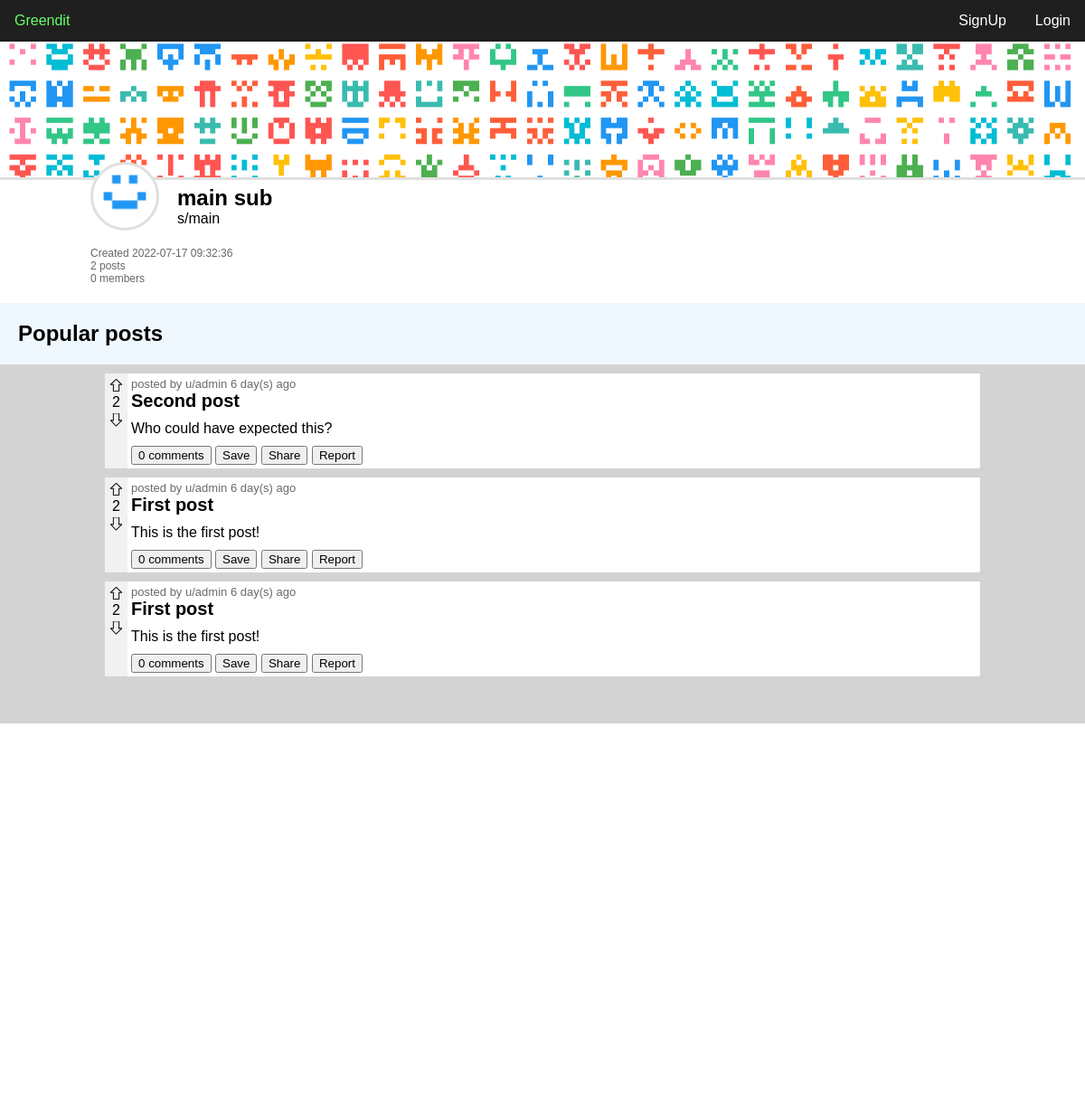
/subs.php?name=main, run on the app's committed database.
### tables this page shows
create table if not exists communities (
    community_id int not null auto_increment,
    name varchar(45) not null,
    shortname varchar(24) not null,
    user_id int not null,
    created_at datetime not null default current_timestamp,
    primary key (community_id),
    index fk_user_idx (user_id asc) visible,
    constraint fk_user_id foreign key (user_id) references users (user_id)
);

create table if not exists posts (
    post_id int not null auto_increment,
    title varchar(45) not null,
    content text not null,
    hash varchar(6) not null,
    user_id int not null,
    community_id int not null,
    created_at datetime not null default current_timestamp,
    primary key (post_id),
    index fk_posts_users (user_id asc) visible,
    index fk_community1_idx (community_id asc) visible,
    constraint fk_posts_users foreign key (user_id) references users (user_id),
    constraint fk_community1 foreign key (community_id) references communities (community_id) on delete cascade
);

create table if not exists users (
    user_id int not null auto_increment,
    email varchar(45) null default null,
    username varchar(45) not null,
    password varchar(256) not null,
    created_at datetime not null default current_timestamp,
    primary key (user_id)
);

### config/db_connect.php (called while the page is built, shortened)
<?php
    $conn = new mysqli('127.0.0.1', 'root', '', 'greendit');
    function query($sql) {
        global $conn;
        $result = $conn->query($sql);
        return $result->fetch_all(MYSQLI_ASSOC);
    }
    function rows($sql) {
        global $conn;
        $result = $conn->query($sql);
        return $result->num_rows;
    }
    function row($sql) {
        global $conn;
        $result = $conn->query($sql);
        return $result->fetch_assoc();
    }
?>

### require/feed.php (the view, shortened to what this page needs)
<?php
    function postHTML($post, $show_community = true, $show_user = true) {
        $user = row('select * from users where user_id=' . $post['user_id']);
        $comments = rows('select * from comments where post_id=' . $post['post_id']);
        $likes = rows('select * from post_likes where post_id=' . $post['post_id']);
        $dislikes = rows('select * from post_dislikes where post_id=' . $post['post_id']);
        $totalLikes = $likes - $dislikes;
        $date = $post['created_at'];
        $datediff = time() - strtotime($date);
        $date = round($datediff / (60 * 60 * 24));
        $liked = 0;
        $disliked = 0;
        $post_head = '<div class="head">';
        if ($show_user) {
            $post_head .= 'posted by
            <a href="user/'.$user['username'].'">
            u/'. $user['username'] . '
            </a>';
        }
        $post_head .= $date . ' day(s) ago </div>';
        echo '
        <div class="post" data-id="'.$post['post_id'].'">
            <div class="left">
                <div class="arrow-wrapper">
                    <button class="upvote"><img src="resources/upvote'.($liked?'_full':'').'.svg"></button>
                    <span class="like-count">'.$totalLikes.'</span>
                    <button class="downvote"><img src="resources/downvote'.($disliked?'_full':'').'.svg"></button>
                </div>
            </div>
            <div class="right">
                '.$post_head.'
                <h2>' . $post['title'] . '</h2>
                <p>' . $post['content'] . '</p>
                <div class="footer">
                    <button class="comment-btn">' . $comments . ' comments</button>
                    <button class="save-btn">Save</button>
                    <button class="share-btn">Share</button>
                    <button class="report-btn">Report</button>
                </div>
            </div>
        </div>
        ';
    }
?>

### require/header.php (shortened to what this page needs)
<!DOCTYPE html>
<html>
<head>
    <link rel="stylesheet" href="css/nav.css">
    <link rel="stylesheet" href="css/feed.css">
    <link rel="stylesheet" href="css/main.css">
    <link rel="stylesheet" href="css/form.css">
    <link rel="stylesheet" href="css/user.css">
    <link rel="stylesheet" href="css/footer.css">
</head>
<body>
    <header>
        <?php require 'nav.php'; ?>
    </header>

### require/nav.php (shortened to what this page needs)
<nav>
    <a href="index.php" class="green">Greendit</a>
    <?php
        if (isset($_SESSION['username'],$_SESSION['user_id'])) {
            $username = $_SESSION['username'];
            echo '<a href="user/'.$username.'">u/'. $username . '</a>';
            echo '<a href="logout.php">Logout</a>';
        } else {
            echo '<a href="login.php">Login</a>';
            echo '<a href="register.php">SignUp</a>';
        }
    ?>
</nav>

### subs.php (shortened to what this page needs)
<?php require('require/header.php'); ?>
<link rel="stylesheet" href="css/community.css">
<?php
    $name = $_GET['name'];
    require_once('config/db_connect.php');
    $community = row('select * from communities where shortname = "' . $name . '"');
    function plural($word,$num) {
        return $word.'s';
    }
    $posts = rows('select * from posts where community_id = ' . $community['community_id']);
    $users = rows('select * from joined_communities where community_id = ' . $community['community_id']);
    echo '
    <div class="community-header">
        <img class="community-background" src="resources/community.png" alt="">
        <div class="community-banner">
            <img class="community-pfp" src="resources/com.png" alt="">
            <div class="community-banner-main">
                <div class="top">
                    <h2>' . $community['name'] . '</h2>
                </div>
                <a href="subs/' . $community['shortname'] . '">s/' . $community['shortname'] . '</a>
            </div>
        </div>
        <div class="community-main">
            <div class="community-stats">
                <p>Created ' . $community['created_at'] . '</p>
                <p>' . $posts . ' '.plural('post',$posts).'</p>
                <p>' . $users . ' '.plural('member',$users).'</p>
            </div>
        </div>
    </div>
    ';
?>
<main>
    <h2>Popular posts</h2>
    <div id="feed">
        <?php
            require 'require/feed.php';
            if (!isset($_GET['post_hash'],$_GET['comment_hash'])) {
                $sql = 'select * from posts where community_id='.$community['community_id'].' order by post_id desc';
                $posts = query($sql);
                foreach ($posts as $post) {
                    postHTML($post,false);
                }
            }
            postHTML($post,false);
        ?>
    </div>
</main>
<?php require('require/footer.php'); ?>

### require/footer.php
<footer>
    <p>Daniel Bengl &copy; 2022</p>
</footer>
</body>
</html>

### css/nav.css (style rules this page uses)
:root { font-family: 'Lucida Sans', 'Lucida Sans Regular', 'Lucida Grande', 'Lucida Sans Unicode', Geneva, Verdana, sans-serif; }
body, html { margin: 0; font-family: Arial, Helvetica, sans-serif; overflow-x: hidden; }
header nav { overflow: hidden; background-color: rgb(31, 31, 31); }
header nav a { float: right; color: #ffffff; text-align: center; padding: 14px 16px; text-decoration: none; font-size: 1em; }
header nav a:first-child { float: left; }

### css/feed.css (style rules this page uses)
main { padding: 0 20px 0 20px; min-height: 100%; display: flex; flex-direction: column; }
#feed { padding: 0 0 0 0; background-color: lightgray; margin: 0 -20px 0 -20px; padding: 10px 10% 10px 10%; flex-grow: 1; }
.post { background-color: white; border-radius: 2px; margin-bottom: 10px; display: flex; }
.post h2 { margin-bottom: 0; margin-top: 0; font-size: 20px; }
.post .right p { margin-top: 10px; margin-bottom: 10px; }
.like-count { text-align: center; }
.post .left { float: left; background-color: #f1f1f1; border-top-left-radius: 2px; border-bottom-left-radius: 2px; padding: 6px; }
.right { padding: 4px; padding-right: 10px; }
.post .head { color: #696969; font-size: 13px; }
.post .head a { color: #696969; text-decoration: none; }
.arrow-wrapper { display: flex; flex-direction: column; }
.arrow-wrapper button { border: 0; background: none; font-weight: bold; padding: 0; width: 13px; }
.arrow-wrapper .downvote { transform: rotate(180deg); }

### css/main.css (style rules this page uses)
.green { color: rgb(105, 255, 105); }

### css/form.css (style rules this page uses)
body, html { height: 100%; }

### css/footer.css (style rules this page uses)
footer { width: 100%; background-color: rgb(31, 31, 31); color: white; padding: 10px; text-align: center; }

### css/community.css (style rules this page uses)
.community-background { width: 100%; height: 150px; object-fit: cover; overflow: hidden; border-bottom: 3px solid #dfdfdf; }
.community-pfp { border: 3px solid #dfdfdf; margin: -10px; margin-bottom: 10px; }
.community-pfp { float: left; margin-right: 30px; border-radius: 50%; width: 70px; margin-top: -10px; position: relative; top: -7px; left: 10px; height: 70px; background-color: white; }
.community-banner { padding-left: 100px; margin-top: -7px; }
.community-banner-main { padding-top: 9px; }
.community-banner h2 { margin: 0; }
.community-main { padding: 22px 0 20px 100px; }
.community-main p { margin-top: 0; margin-bottom: 0; color: #676767; font-size: 12px; }
.community-banner a { color: #000; text-decoration: none; }
main { background-color: aliceblue; }

### data on the page
communities: name "main sub", shortname "main", created_at "2022-07-17 09:32:36"
posts: totalLikes "2", user.username "admin", created_at "6", title "Second post", content "Who could have expected this?", comments "0"
posts: totalLikes "2", user.username "admin", created_at "6", title "First post", content "This is the first post!", comments "0"
users: username "admin"

### other printed values
$posts "2"
plural('post',$posts) "posts"
$users "0"
plural('member',$users) "members"
$totalLikes "2"
$comments "0"
